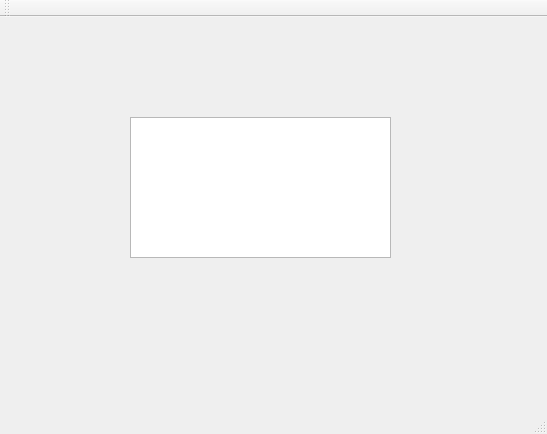
<?xml version="1.0" encoding="UTF-8"?>
<ui version="4.0">
 <class>MainWindow</class>
 <widget class="QMainWindow" name="MainWindow">
  <property name="geometry">
   <rect>
    <x>0</x>
    <y>0</y>
    <width>547</width>
    <height>434</height>
   </rect>
  </property>
  <property name="windowTitle">
   <string>MainWindow</string>
  </property>
  <widget class="QWidget" name="centralwidget">
   <widget class="QTextEdit" name="textEdit">
    <property name="geometry">
     <rect>
      <x>130</x>
      <y>100</y>
      <width>261</width>
      <height>141</height>
     </rect>
    </property>
   </widget>
  </widget>
  <widget class="QMenuBar" name="menubar">
   <property name="geometry">
    <rect>
     <x>0</x>
     <y>0</y>
     <width>547</width>
     <height>18</height>
    </rect>
   </property>
  </widget>
  <widget class="QStatusBar" name="statusbar"/>
  <widget class="QToolBar" name="toolBar">
   <property name="windowTitle">
    <string>toolBar</string>
   </property>
   <attribute name="toolBarArea">
    <enum>TopToolBarArea</enum>
   </attribute>
   <attribute name="toolBarBreak">
    <bool>false</bool>
   </attribute>
  </widget>
 </widget>
 <resources/>
 <connections/>
</ui>
